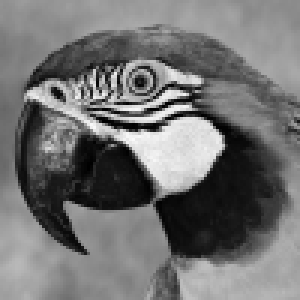
%> input picture Interpolation/parrot.bmp, 100 x 100 px (shown 3 times larger); the run also reads 1 picture not shown here
$ octave comparison.m   (GNU Octave 9; MATLAB toolbox functions it lacks are replaced by stand-ins)
%> lines starting %> are read from the running program, lines starting %| are printed output that depends on the picture; in (x1, y1, x2, y2) boxes, pixels count from 0 and x2, y2 are one past the last pixel; in counts of white or black regions, pixels touching at a corner belong together; the program's own positions count from 1
%comparison of different methods

clearvars;
close all;
clc;

p=imread('parrot.bmp');
%> p is the input picture: size 100x100 uint8; min 0, max 250, mean 114.2
ch=imread('chessboard.bmp');
c=imread('clock.bmp');
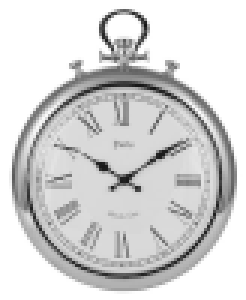
%> input picture Interpolation/clock.bmp, 82 x 100 px (shown 3 times larger)
%> c is the input picture: size 100x82 uint8; min 21, max 255, mean 212.7
I=ch;

figure('Name', 'Neighbour');
INearest=imresize(I,30,'nearest');
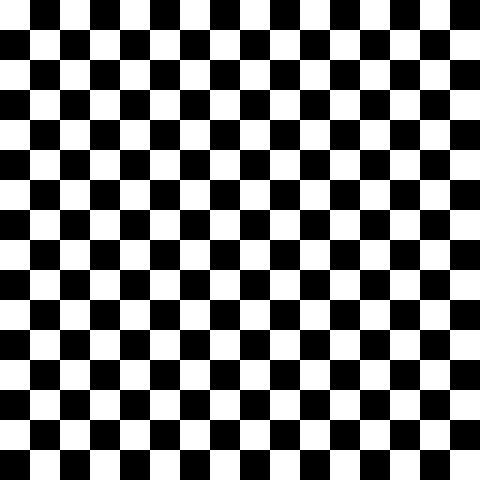
%> INearest: size 480x480 uint8; 50% white; 1 white region, box (x1, y1, x2, y2) and area: (0, 0, 480, 480) 115200
imshow(INearest);

figure('Name', 'Bilinear');
IBilinear=imresize(I,30,'bilinear');
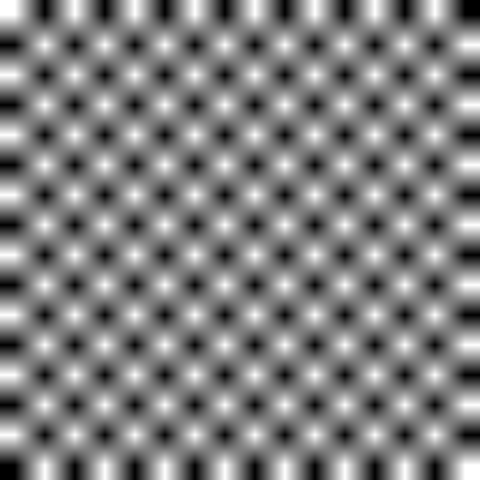
%> IBilinear: size 480x480 uint8; min 0, max 255, mean 127.5
imshow(IBilinear);

figure('Name', 'Bicubic');
IBicubic=imresize(I,30,'bicubic');
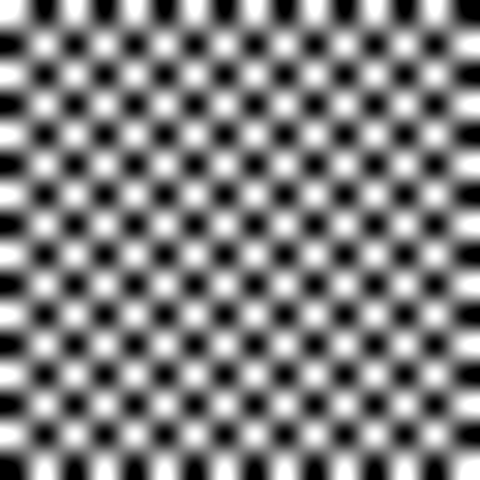
%> IBicubic: size 480x480 uint8; min 0, max 255, mean 127.5; mean of the top-left, top-right, bottom-left and bottom-right quarters 127.5, 127.5, 127.5, 127.5
imshow(IBicubic);
